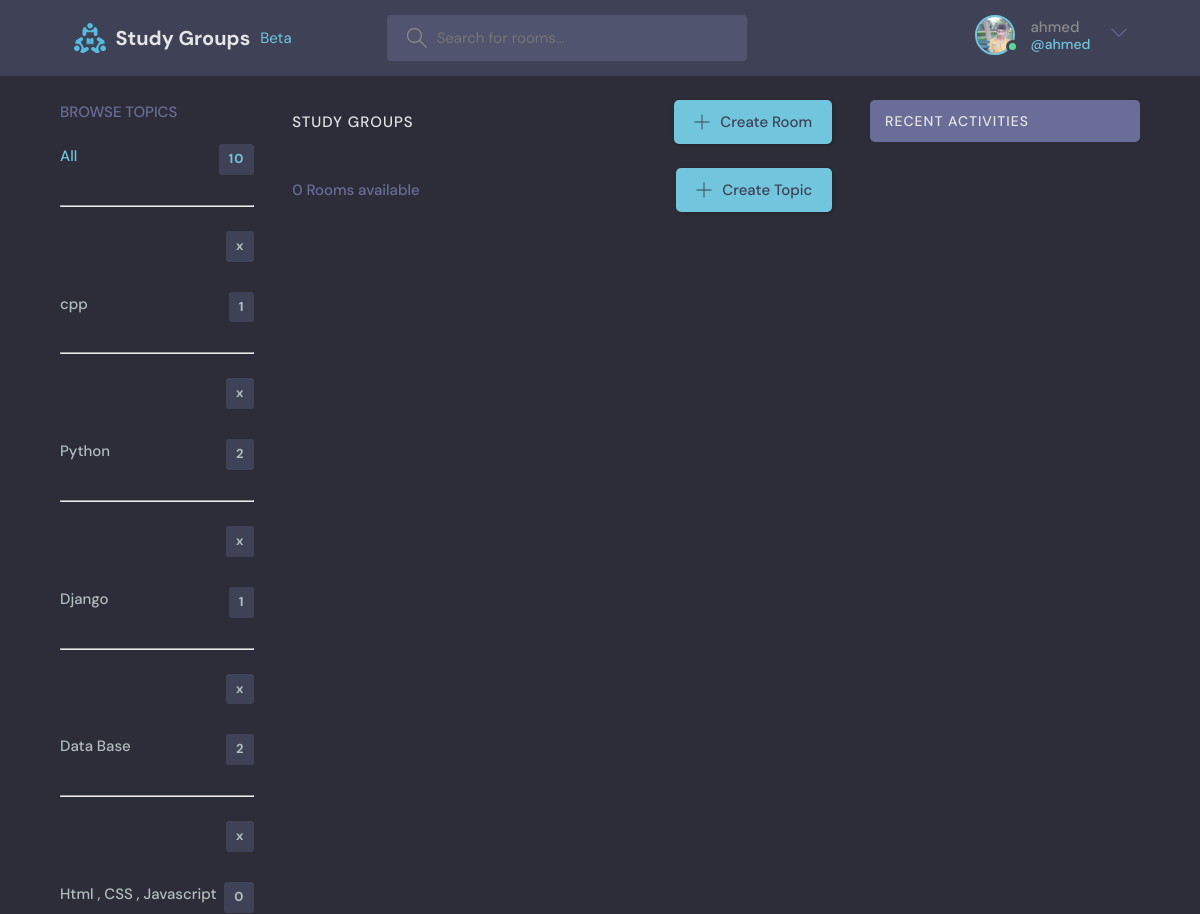
The page /home?q=hello (signed in, upper part) on the database as committed earlier.
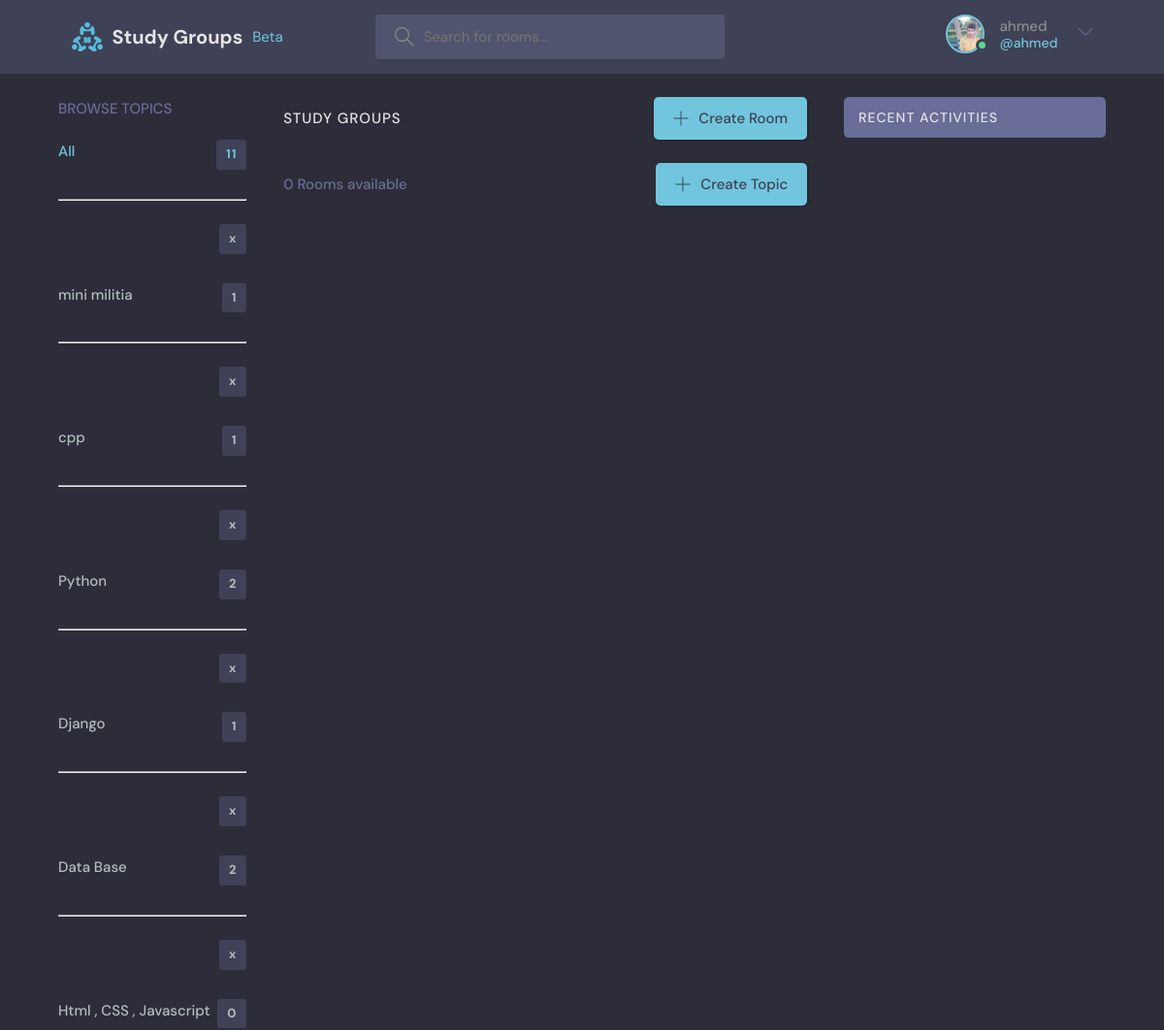
The same page on the database as committed later.
### Home/models.py (models this page shows, shortened)
class Topic(models.Model):
    name = models.CharField(max_length=122)
    created = models.DateTimeField(auto_now_add=True)
    class Meta:
        ordering = ['-created']

### Home/views.py (the view)
# urls.py: path("",views.index,name='home'),
@login_required(login_url='/login')
def index(request):
    if request.user.is_authenticated:
        loged_user = request.user
        loged_user.is_online = True
        loged_user.save()
    q = request.GET.get('q') if request.GET.get('q') != None else ''
    topics = Topic.objects.all()
    room_list = Room.objects.filter(
        Q(topics__name__icontains=q) |
        Q(name__icontains=q) |
        Q(description__icontains=q)
    )
    room_messages = Message.objects.filter(Q(room__name__icontains=q))
    room_count = room_list.count()
    context = {'topics':topics,'room_list':room_list,'room_count':room_count,'room_messages':room_messages}
    return render(request, 'index.html',context)

### templates/index.html (shortened to what this page needs)
{% extends 'main.html' %} {% block title %}Home {% endblock title %} {% block search %} {% include 'room_search.html' %} {% endblock search %} {% block body %}
<main class="layout layout--3">
  <div class="container">
    {% include 'room_topics_browse.html' %}
    <div class="roomList">
      <div class="roomList__header">
        <div>
          <h2>Study Groups</h2>
        </div>
        {% if user.is_authenticated %}
        <a class="btn btn--main" href="/create_room">
          <svg
            version="1.1"
            xmlns="http://www.w3.org/2000/svg"
            width="32"
            height="32"
            viewBox="0 0 32 32"
          >
            <title>add</title>
            <path
              d="M16.943 0.943h-1.885v14.115h-14.115v1.885h14.115v14.115h1.885v-14.115h14.115v-1.885h-14.115v-14.115z"
            ></path>
          </svg>
          Create Room
        </a>
        {% endif %}
      </div>
        <div class="roomList__header">
          <div>
            <p>{{room_count}} Rooms available</p>
          </div>
          {% if user.is_authenticated %}
          <a class="btn btn--main" href="/create_topic" >
            <svg
              version="1.1"
              xmlns="http://www.w3.org/2000/svg"
              width="32"
              height="32"
              viewBox="0 0 32 32"
            >
              <title>add</title>
              <path
                d="M16.943 0.943h-1.885v14.115h-14.115v1.885h14.115v14.115h1.885v-14.115h14.115v-1.885h-14.115v-14.115z"
              ></path>
            </svg>
            Create Topic
          </a>
          {% endif %}
        </div>
    </div>
    {% include 'room_activities_user.html' %}
  </div>
</main>
{% endblock body %}

### templates/room_topics_browse.html
<div class="topics">
  <div class="topics__header">
    <h2>Browse Topics</h2>
  </div>
  <ul class="topics__list">
    <li>
      <a href="/home" class="active">All <span>{{topics.count}}</span></a>
    </li>
    {% for topic in topics %}
    <li>
      {% if user.is_superuser %}
      <hr>
      <br>
      <a style="text-align: right;" href="/delete_topic/{{topic.id}}"><em></em><span>x</span></a>
      {% endif %}
      <a href="/home?q={{topic.name}}">{{topic.name}} <span>{{topic.room_set.all.count}}</span></a>
      </li>
    {% endfor %}
  </ul>
</div>

Rows that differ between the two databases and show on the page:
added Topic: name "mini militia", room_set.all.count "1"
Other text that changed with them:
{{ topics.count }}: "10" → "11"
